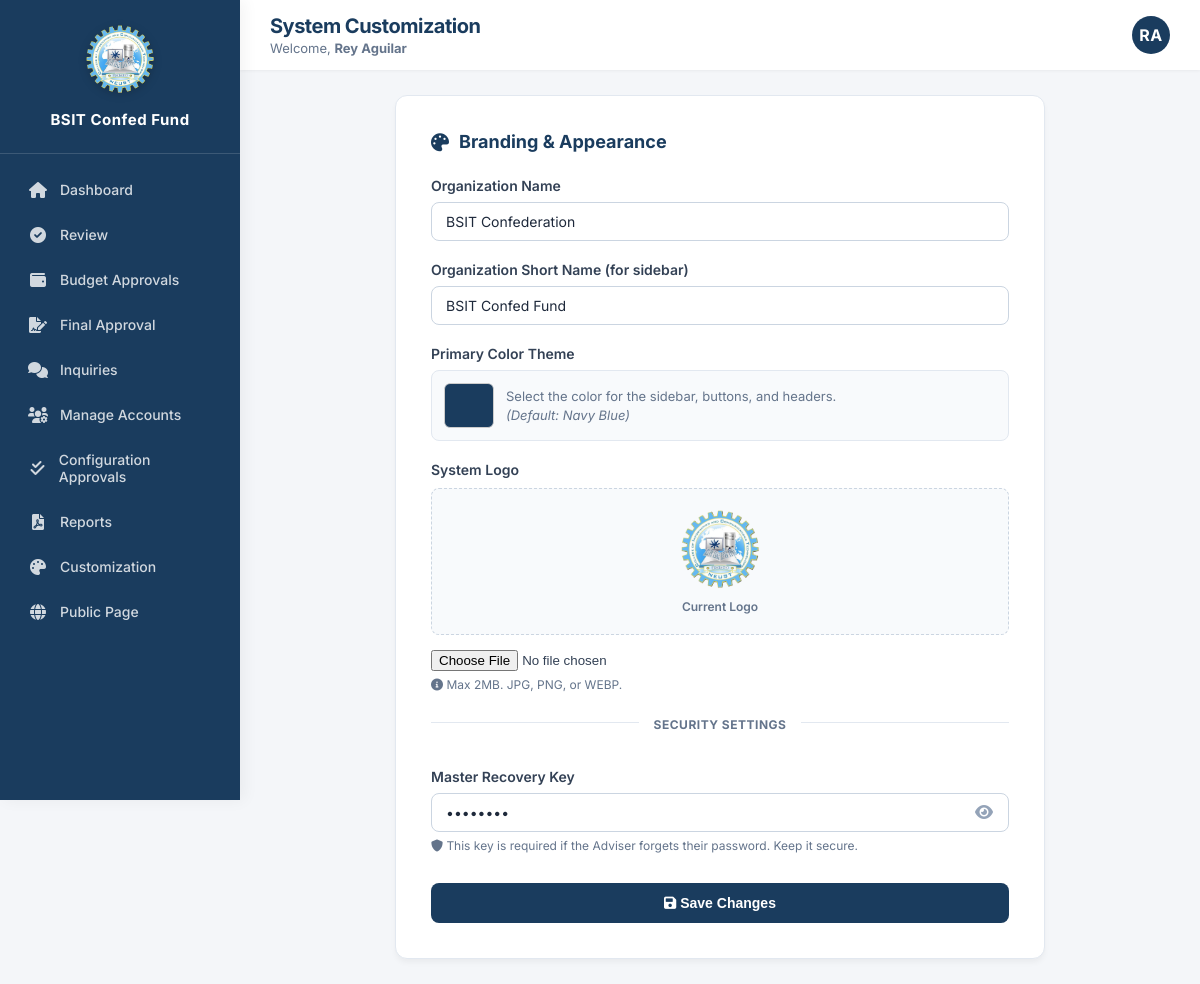
Page /admin/adviser/customization.php (signed in) on the committed database.
### tables this page shows
CREATE TABLE `settings` (
  `id` int(11) NOT NULL DEFAULT 1,
  `org_name` varchar(100) NOT NULL DEFAULT 'BSIT Confederation',
  `org_short_name` varchar(50) NOT NULL DEFAULT 'BSIT Confed Fund',
  `logo_path` varchar(255) NOT NULL DEFAULT 'assets/images/logo.png.webp',
  `primary_color` varchar(7) NOT NULL DEFAULT '#1a3c5e',
  `recovery_key` varchar(100) NOT NULL DEFAULT 'BSIT-ADMIN-2026'
);

### admin/adviser/customization.php (the view, shortened to what this page needs)
<?php
require_once '../../includes/auth.php';
require_once '../../includes/functions.php';
?>
<!DOCTYPE html>
<html>
<head>
    <link rel="stylesheet" href="../../assets/css/adviser.css">
    <link rel="stylesheet" href="https://cdnjs.cloudflare.com/ajax/libs/font-awesome/6.0.0-beta3/css/all.min.css">
</head>
<body>
<?php include $_SERVER['DOCUMENT_ROOT'] . '/bsit-fund-system-v2/includes/sidebar.php'; ?>
<div class="main-area">
    <?php
    $pageSubtitle = 'Welcome, <strong>' . htmlspecialchars($_SESSION['adviser_name']) . '</strong>';
    include $_SERVER['DOCUMENT_ROOT'] . '/bsit-fund-system-v2/includes/topbar.php';
    ?>
    <div class="page-content">
        <div class="card">
            <h3><i class="fas fa-palette"></i> Branding & Appearance</h3>
            <form method="POST" enctype="multipart/form-data">
                <div class="form-group">
                    <label>Organization Name</label>
                    <input type="text" name="org_name" value="<?= htmlspecialchars($settings['org_name']) ?>" required>
                </div>
                <div class="form-group">
                    <label>Organization Short Name (for sidebar)</label>
                    <input type="text" name="org_short_name" value="<?= htmlspecialchars($settings['org_short_name']) ?>" required>
                </div>
                <div class="form-group">
                    <label>Primary Color Theme</label>
                    <div class="color-picker-wrapper">
                        <input type="color" name="primary_color" value="<?= htmlspecialchars($settings['primary_color'] ?? '#1a3c5e') ?>">
                        <div class="color-hint">
                            Select the color for the sidebar, buttons, and headers.
                            <br><em>(Default: Navy Blue)</em>
                        </div>
                    </div>
                </div>
                <div class="form-group">
                    <label>System Logo</label>
                                        <div class="current-logo">
                        <?php
                        $logoUrl = '../../' . ltrim($settings['logo_path'], '/');
                        if (file_exists(realpath(__DIR__ . '/../../') . '/' . $settings['logo_path'])):
                        ?>
                            <img src="<?= $logoUrl ?>" alt="Current Logo">
                        <?php else: ?>
                            <i class="fas fa-image" style="font-size:40px;color:#cbd5e1;margin-bottom:10px;"></i>
                        <?php endif; ?>
                        <p>Current Logo</p>
                    </div>
                    <input type="file" name="logo" accept="image/jpeg,image/png,image/webp" style="margin-top:15px;">
                    <p style="font-size:12px; color:#64748b; margin-top:6px;"><i class="fas fa-info-circle"></i> Max 2MB. JPG, PNG, or WEBP.</p>
                </div>
                <div class="section-divider"><span>Security Settings</span></div>
                <div class="form-group">
                    <label>Master Recovery Key</label>
                    <div class="password-wrapper">
                        <input type="password" name="recovery_key" id="recoveryKey" value="<?= htmlspecialchars($settings['recovery_key'] ?? 'BSIT-ADMIN-2026') ?>" required>
                        <button type="button" class="toggle-eye" onclick="toggleRecoveryKey(this)">
                            <i class="fas fa-eye"></i>
                        </button>
                    </div>
                    <p style="font-size:12px; color:#64748b; margin-top:6px;">
                        <i class="fas fa-shield-alt"></i> This key is required if the Adviser forgets their password. Keep it secure.
                    </p>
                </div>
                <button type="submit" class="btn-save" style="margin-top: 10px;"><i class="fas fa-save"></i> Save Changes</button>
            </form>
        </div>
    </div>
</div>
</body>
</html>

### includes/sidebar.php (shortened to what this page needs)
<?php
require_once __DIR__ . '/functions.php';
$base = '/bsit-fund-system-v2';
$isAdviser = isset($_SESSION['adviser_id']);
$sysSettings = getSettings($pdo);
$sysLogo = $base . '/' . ltrim($sysSettings['logo_path'], '/');
$sysName = $sysSettings['org_short_name'] ?? 'BSIT Confed Fund';
?>
<div class="sidebar" id="appSidebar">
    <div class="logo">
        <img src="<?= $sysLogo ?>" alt="Logo">
        <span><?= htmlspecialchars($sysName) ?></span>
    </div>
    <div class="nav-menu">
        <?php if ($isAdviser): ?>
            <a href="<?= $base ?>/admin/adviser/dashboard.php"><i class="fas fa-home"></i> Dashboard</a>
            <a href="<?= $base ?>/admin/adviser/review.php"><i class="fas fa-check-circle"></i> Review</a>
            <a href="<?= $base ?>/admin/adviser/budget_approvals.php"><i class="fas fa-wallet"></i> Budget Approvals</a>
            <a href="<?= $base ?>/admin/adviser/final_approval.php"><i class="fas fa-file-signature"></i> Final Approval</a>
            <a href="<?= $base ?>/admin/adviser/inquiries.php"><i class="fas fa-comments"></i> Inquiries</a>
            <a href="<?= $base ?>/admin/adviser/manage_accounts.php"><i class="fas fa-users-cog"></i> Manage Accounts</a>
            <a href="<?= $base ?>/admin/adviser/config_approvals.php"><i class="fas fa-check-double"></i> Configuration Approvals</a>
            <a href="<?= $base ?>/admin/download_report.php"><i class="fas fa-file-pdf"></i> Reports</a>
            <a href="<?= $base ?>/admin/adviser/customization.php"><i class="fas fa-palette"></i> Customization</a>
        <?php endif; ?>
        <a href="<?= $base ?>/public/index.php"><i class="fas fa-globe"></i> Public Page</a>
    </div>
</div>

### assets/css/adviser.css (style rules this page uses)
* { margin: 0; padding: 0; box-sizing: border-box; }
body { font-family: 'Inter', 'Segoe UI', Arial, sans-serif; background: #f4f6f9; color: #334155; -webkit-font-smoothing: antialiased; }
.sidebar { position: fixed; left: 0; top: 0; width: 240px; height: 100vh; background: var(--theme-primary, #1a3c5e); color: #fff; display: flex; flex-direction: column; box-shadow: 4px 0 15px rgba(0,0,0,0.05); z-index: 1000; transition: background-color 0.3s ease; }
.sidebar .logo { padding: 24px 20px; text-align: center; border-bottom: 1px solid rgba(255, 255, 255, 0.1); }
.sidebar .logo img { width: 70px; height: auto; margin-bottom: 12px; filter: drop-shadow(0 2px 4px rgba(0,0,0,0.2)); }
.sidebar .logo span { display: block; font-size: 15px; font-weight: 700; letter-spacing: 0.5px; }
.sidebar .nav-menu { flex: 1; padding: 15px 12px; overflow-y: auto; }
.sidebar .nav-menu a { display: flex; align-items: center; gap: 12px; color: rgba(255, 255, 255, 0.8); padding: 12px 16px; margin-bottom: 4px; text-decoration: none; border-radius: 8px; font-size: 14px; font-weight: 500; transition: all 0.2s ease; }
.sidebar .nav-menu a i { width: 20px; text-align: center; font-size: 16px; }
.main-area { margin-left: 240px; min-height: 100vh; display: flex; flex-direction: column; }
.page-content { padding: 25px 30px; flex: 1; }
.card { background: #ffffff; border-radius: 16px; border: 1px solid #e2e8f0; box-shadow: 0 4px 6px -1px rgba(0, 0, 0, 0.02), 0 2px 4px -1px rgba(0, 0, 0, 0.02); padding: 25px 30px; margin-bottom: 25px; transition: box-shadow 0.2s ease; }
.card h3 { color: #1e293b; font-size: 17px; font-weight: 700; margin-bottom: 20px; }
input[type="text"], input[type="number"], input[type="date"], input[type="email"], input[type="password"], select, textarea { width: 100%; padding: 10px 14px; border: 1px solid #cbd5e1; border-radius: 8px; font-size: 14px; font-family: inherit; color: #1e293b; background: #fff; transition: all 0.2s ease; box-sizing: border-box; }
label { display: block; font-weight: 600; font-size: 13px; color: #475569; margin-bottom: 6px; }

### admin/adviser/customization.php (style rules this page uses)
.card { background:#fff; border-radius:12px; border:1px solid #e2e8f0; box-shadow:0 4px 6px -1px rgba(0,0,0,0.05); padding:35px; max-width:650px; margin:0 auto; }
.card h3 { margin-top:0; color:#1a3c5e; margin-bottom:25px; font-size: 18px; font-weight:700; display:flex; align-items:center; gap:10px; }
.form-group { margin-bottom:20px; }
.form-group label { display:block; font-weight:600; margin-bottom:8px; color:#334155; font-size:14px; }
.form-group input[type="text"], .form-group input[type="password"] { width:100%; padding:10px 14px; border:1px solid #cbd5e1; border-radius:8px; font-size:14px; box-sizing:border-box; transition:all 0.2s; }
.password-wrapper { position: relative; }
.password-wrapper input { padding-right: 45px !important; }
.toggle-eye { position:absolute; right:12px; top:50%; transform:translateY(-50%); cursor:pointer; color:#94a3b8; font-size:16px; background:none; border:none; padding:4px; }
.color-picker-wrapper { display: flex; align-items: center; gap: 12px; background: #f8fafc; padding: 12px; border-radius: 8px; border: 1px solid #e2e8f0; }
.color-picker-wrapper input[type="color"] { width: 50px; height: 45px; border: none; border-radius: 6px; cursor: pointer; padding: 0; background: none; }
.color-hint { font-size: 13px; color: #64748b; line-height: 1.4; }
.current-logo { margin-top:10px; text-align:center; padding:20px; background:#f8fafc; border-radius:8px; border:1px dashed #cbd5e1; }
.current-logo img { max-height:80px; max-width:200px; display:block; margin:0 auto 10px; object-fit: contain; }
.current-logo p { margin:0; font-size:12px; color:#64748b; font-weight:600; }
.btn-save { background:var(--theme-primary, #1a3c5e); color:#fff; border:none; padding:12px 24px; border-radius:8px; font-size:14px; font-weight:600; cursor:pointer; width:100%; transition: all 0.2s; }
.section-divider { margin: 30px 0 25px; border-top: 1px solid #e2e8f0; position: relative; text-align: center; }
.section-divider span { background: #fff; padding: 0 15px; color: #64748b; font-size: 12px; font-weight: 700; text-transform: uppercase; letter-spacing: 0.5px; position: relative; top: -10px; }

### rows in the picture
settings: logo_path (picture), org_short_name "BSIT Confed Fund", org_name "BSIT Confederation", primary_color "#1a3c5e"

### other values in the picture
$pageTitle "System Customization"
$_SESSION['adviser_name'] "Rey Aguilar"
$initials "RA"
